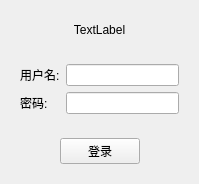
<?xml version="1.0" encoding="UTF-8"?>
<ui version="4.0">
 <class>Form</class>
 <widget class="QWidget" name="Form">
  <property name="geometry">
   <rect>
    <x>0</x>
    <y>0</y>
    <width>199</width>
    <height>184</height>
   </rect>
  </property>
  <property name="windowTitle">
   <string>Form</string>
  </property>
  <layout class="QVBoxLayout" name="verticalLayout">
   <item>
    <widget class="QLabel" name="label">
     <property name="text">
      <string>TextLabel</string>
     </property>
     <property name="alignment">
      <set>Qt::AlignCenter</set>
     </property>
    </widget>
   </item>
   <item>
    <widget class="QWidget" name="Layout" native="true">
     <layout class="QGridLayout" name="gridLayout">
      <item row="0" column="0">
       <widget class="QLabel" name="label_2">
        <property name="text">
         <string>用户名:</string>
        </property>
       </widget>
      </item>
      <item row="0" column="1">
       <widget class="QLineEdit" name="lineEdit_name">
        <property name="text">
         <string/>
        </property>
       </widget>
      </item>
      <item row="1" column="0">
       <widget class="QLabel" name="label_3">
        <property name="text">
         <string>密码:</string>
        </property>
       </widget>
      </item>
      <item row="1" column="1">
       <widget class="QLineEdit" name="lineEdit_passward"/>
      </item>
     </layout>
    </widget>
   </item>
   <item>
    <widget class="QWidget" name="widget_2" native="true">
     <layout class="QHBoxLayout" name="horizontalLayout">
      <item>
       <spacer name="horizontalSpacer">
        <property name="orientation">
         <enum>Qt::Horizontal</enum>
        </property>
        <property name="sizeHint" stdset="0">
         <size>
          <width>40</width>
          <height>20</height>
         </size>
        </property>
       </spacer>
      </item>
      <item>
       <widget class="QPushButton" name="btn_login">
        <property name="text">
         <string>登录</string>
        </property>
       </widget>
      </item>
      <item>
       <spacer name="horizontalSpacer_2">
        <property name="orientation">
         <enum>Qt::Horizontal</enum>
        </property>
        <property name="sizeHint" stdset="0">
         <size>
          <width>37</width>
          <height>20</height>
         </size>
        </property>
       </spacer>
      </item>
     </layout>
    </widget>
   </item>
  </layout>
 </widget>
 <resources/>
 <connections/>
</ui>
